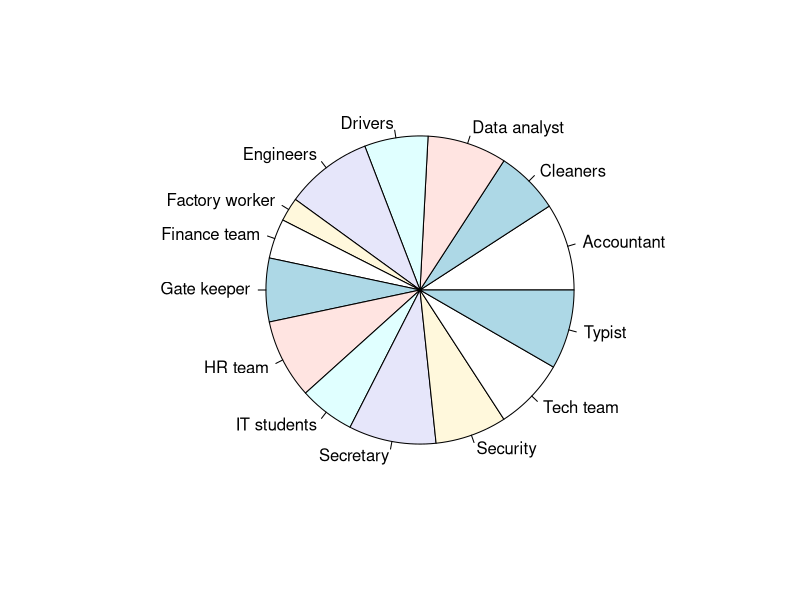
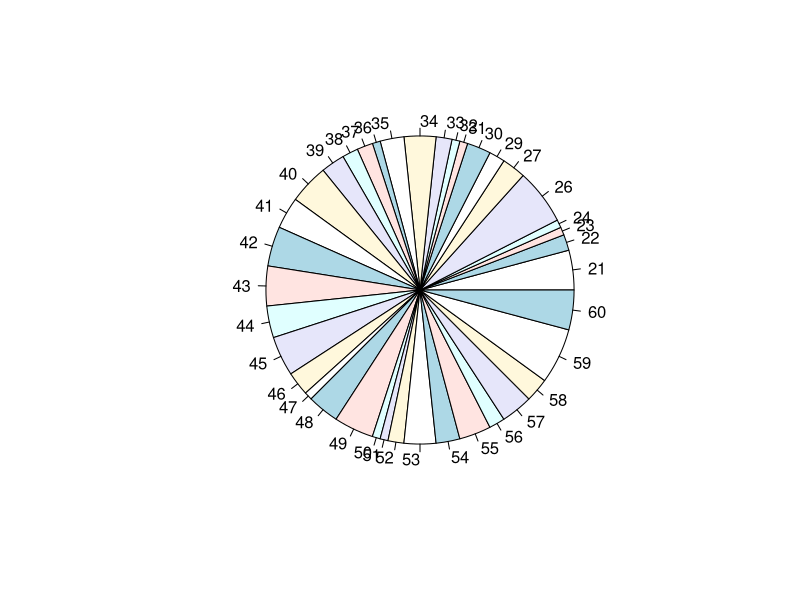
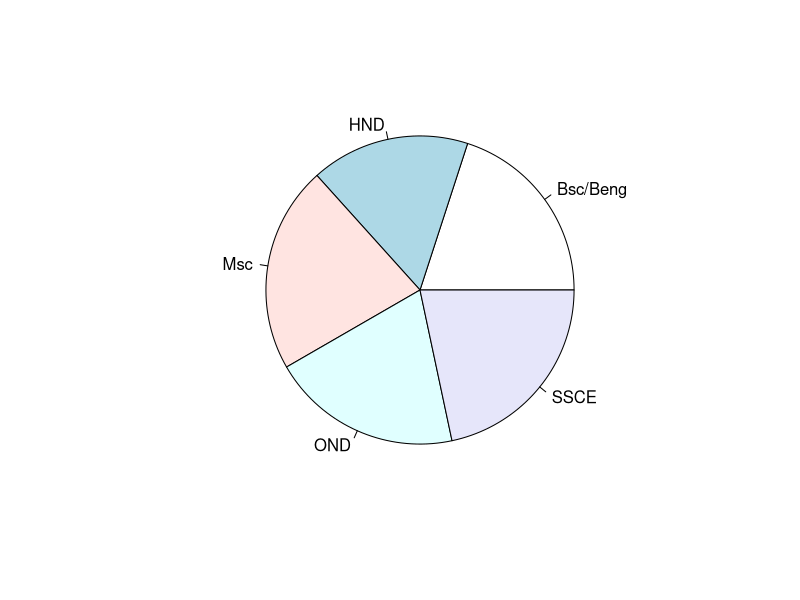
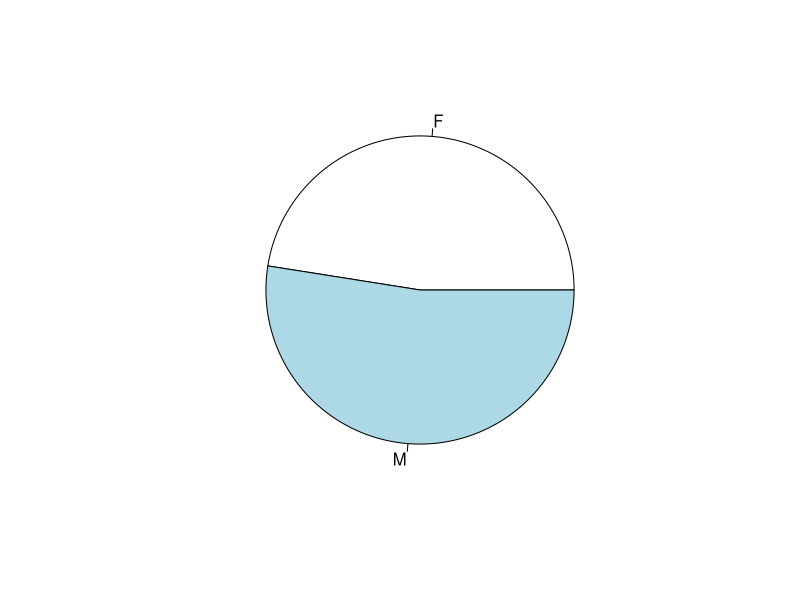
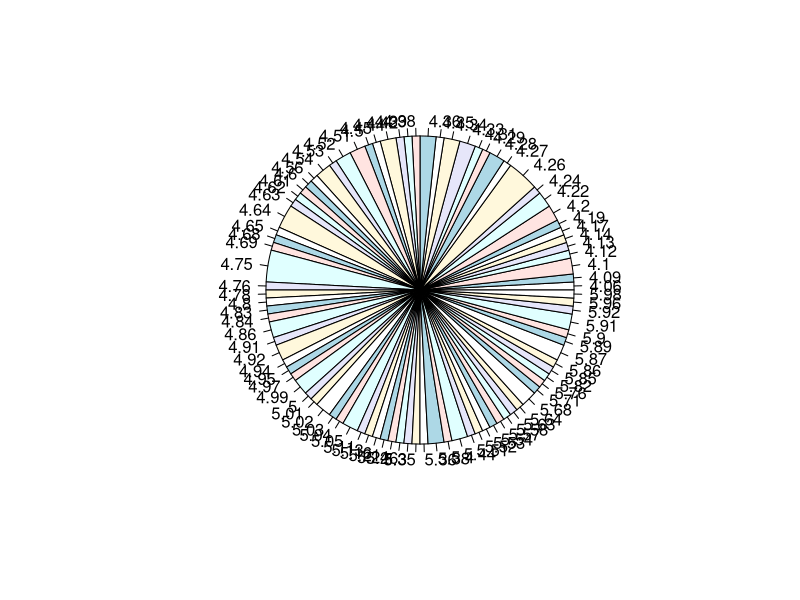
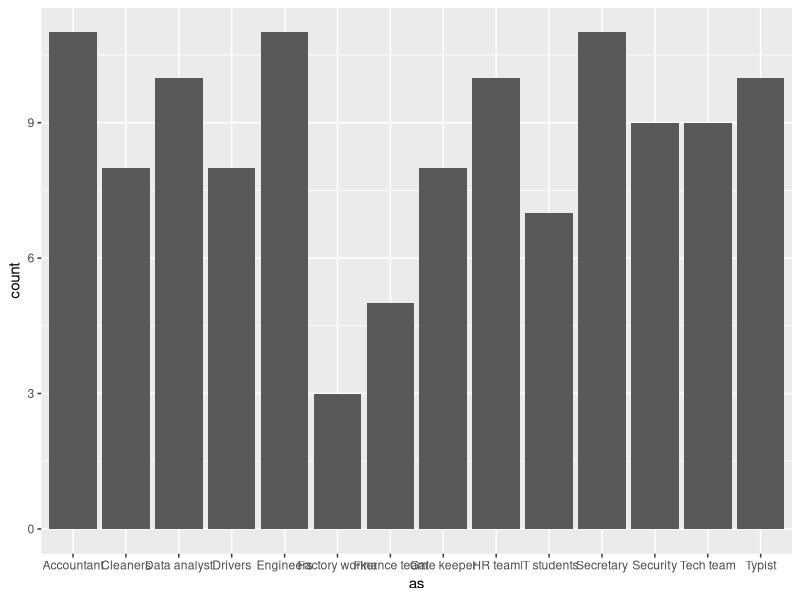
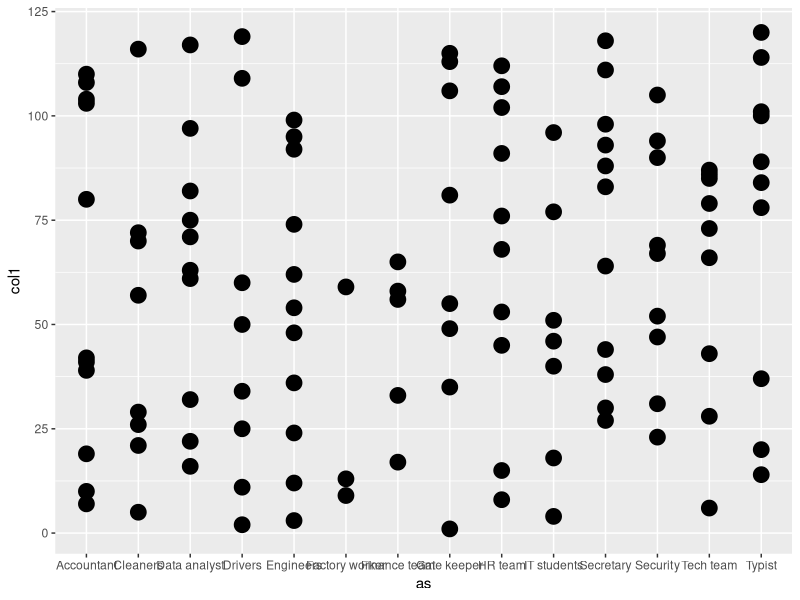
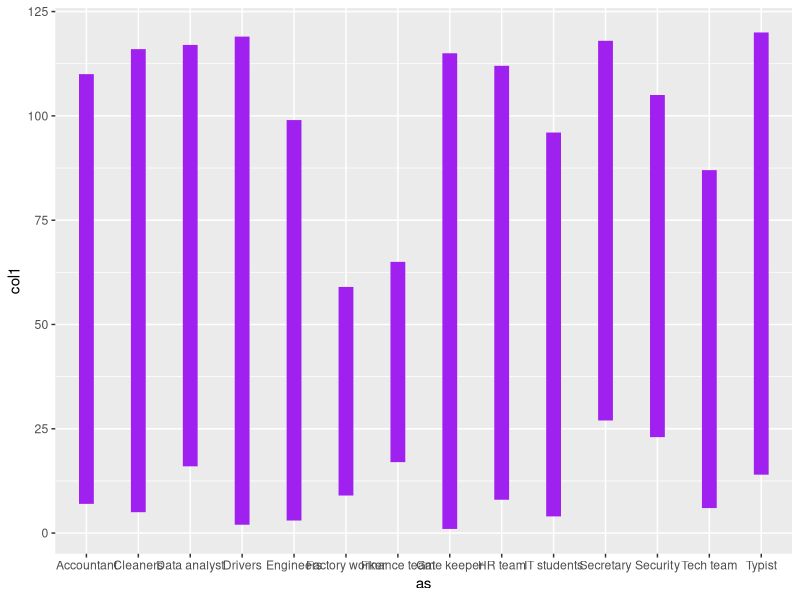

The R source for these figures, in order: (Note: this script raises an error after producing the figures.)
#I want to create three qualitative and three quantitative data
#The data below is data of all those working in Dassyham group of company
set.seed(1)
Age=sample(21:60, 120, replace=TRUE) #quantitative data
print(Age)
Height=round(runif(120, 4, 6), 2) #quantitative data
print(Height)
No_of_cars=sample(0:3, 120, replace=TRUE) #quantitative data
print(No_of_cars)
mf=c("M","F")
Gender=sample(mf, 120, replace =TRUE) #qualitative data
print(Gender)
u=c("Cleaners","IT students","Secretary","Typist","Accountant","Data analyst","Gate keeper","Drivers","Factory worker","HR team","Finance team","Tech team","Engineers","Security")
Units=sample(u, 120, replace=TRUE) #qualitative data
print(Units)
q=c("SSCE","OND","HND","Bsc/Beng","Msc")
Qualification=sample(q, 120, replace=TRUE) #qualitative data
print(Qualification)
df=data.frame(Age,Height,No_of_cars,Gender,Units,Qualification)
print(df)

#i want to export the file as csv to python 
write.csv(df,"C:\\Users\\MOJISOLA\\Desktop\\Data Analysis\\170806005 R projects\\assignment 2.csv",row.names=FALSE)

head(df)
str(df)
tail(df)
names(df)



frequnit=table(df$Units)
print("modified frequency table")
print(frequnit)

pie(frequnit)

freqage=table(df$Age)
print("modified frequency table")
print(freqage)

pie(freqage)

freqqual=table(df$Qualification)
print("modified frequency table")
print(freqqual)

pie(freqqual)

freqgender=table(df$Gender)
print("modified frequency table")
print(freqgender)

pie(freqgender)

freqheight=table(df$Height)
print("modified frequency table")
print(freqheight)

pie(freqheight)

freqcars=table(df$No_of_cars)
print("modified frequency table")
print(freqcars)

summary(df$Age)
summary(df$Height)
summary(df$No_of_cars)





IQR(df$Age)
IQR(df$Height)
IQR(df$No_of_cars)

chisq.test(df$Age)
chisq.test(df$Height)
chisq.test(df$No_of_cars)

sd(df$Age)
sd(df$Height)
sd(df$No_of_cars)

var(df$Age)
var(df$Height)
var(df$No_of_cars)



library(ggplot2)


as=df$Units
print(as)
gt=data.frame(col1=1:120,as)
print(gt)
ggplot(gt,aes(x=as))+
  geom_bar()

as=df$Units
print(as)
gt=data.frame(col1=1:120,as)
print(gt)
ggplot(gt,aes(x=as,y=col1))+
  geom_point(size=5)

as=df$Units
print(as)
gt=data.frame(col1=1:120,as)
print(gt)
ggplot(gt,aes(x=as,y=col1))+
  geom_line(size=5 ,colour="purple")

as=df$Units
print(as)
gt=data.frame(col1=1:120,as)
print(gt)
ggplot(gt,aes(x=as,y=col1))+
  geom_boxplot()



plot(density(df$Age)) #to know distribution shape of data


frequ=table(df$Units,df$Qualification)
print("modified frequency table")
print(frequ)

cumsum=cumsum(frequ)
print('cummulative frequency table')
print(cumsum)

prob=prop.table(frequ)
print("relative frequency table")
print(prob)


freque=table(df$Age,df$Height)
print("modified frequency table")
print(freque)

pie(freque)
cumsum=cumsum(freque)
print('cummulative frequency table')
print(cumsum)

prob=prop.table(freque)
print("relative frequency table")
print(prob)


hist(df$Height)
hist(df$Age)
hist(df$No_of_cars)




library(ggplot2)


x=df$Age
y=df$Height
plot(x,y,main="AGE & HEIGHTS", xlab="AGE",ylab="HEIGHT",pch=19,frame=FALSE)

J=data.frame(df$Age,df$Height)
print(J)
plot(J,main=" FABAB SCATTER PLOT", xlab="AGE",ylab = "HEIGHT")
abline(lm(y~x,data=J),col="red")


ggplot(J,aes(x=df$Age))+
  geom_bar()


ggplot(J,aes(x=df$Age,y=df$Height))+
  geom_point(size=5)

ggplot(J,aes(x=df$Age,y=df$Height))+
  geom_line(size=2 ,colour="purple")


ggplot(J,aes(x=df$Age,y=df$Height))+
  geom_boxplot()

das=head(df$Age)
ham=head(df$Height)
mosaicplot(das,ham)

boxplot(df$Age,df$Height)


freque=table(df$Age,df$Units)
print("modified frequency table")
print(freque)

cumsum=cumsum(freque)
print('cummulative frequency table')
print(cumsum)

prob=prop.table(freque)
print("relative frequency table")
print(prob)

pie(df$Age,labels=Units,main="pie chart",shadow=TRUE,col=rainbow(length(Units)))


das=head(df$Age)
ham=head(df$Units)
pie(das,labels=ham,main="pie chart",shadow=TRUE,col=rainbow(length(Units)))

e=head(df$Age)
p=head(df$Units)
pie(e,p,shadow=TRUE,col=rainbow(length(p)))
legend("topright",p,cex=0.5,fill=rainbow(length(b)))


scatterplot3d::scatterplot3d(Age,Height,No_of_cars)

#HALLELUYAH
